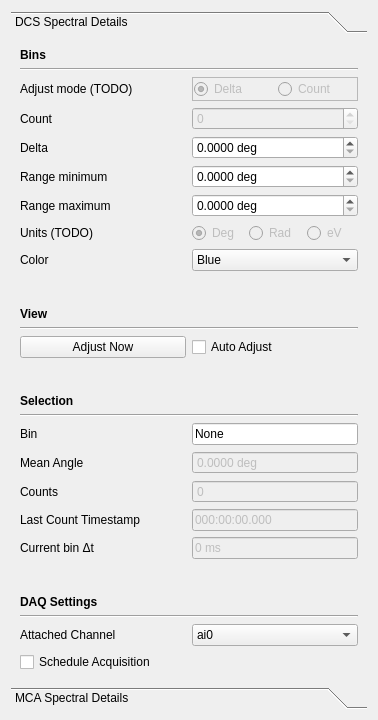
<?xml version="1.0" encoding="UTF-8"?>
<ui version="4.0">
 <class>SpectralDisplayWindow</class>
 <widget class="QWidget" name="SpectralDisplayWindow">
  <property name="enabled">
   <bool>true</bool>
  </property>
  <property name="geometry">
   <rect>
    <x>0</x>
    <y>0</y>
    <width>378</width>
    <height>720</height>
   </rect>
  </property>
  <property name="minimumSize">
   <size>
    <width>257</width>
    <height>0</height>
   </size>
  </property>
  <property name="windowTitle">
   <string>Form</string>
  </property>
  <layout class="QVBoxLayout" name="verticalLayout">
   <item>
    <widget class="QToolBox" name="toolBox">
     <property name="currentIndex">
      <number>0</number>
     </property>
     <widget class="QWidget" name="page">
      <property name="geometry">
       <rect>
        <x>0</x>
        <y>0</y>
        <width>360</width>
        <height>648</height>
       </rect>
      </property>
      <attribute name="label">
       <string>DCS Spectral Details</string>
      </attribute>
      <layout class="QVBoxLayout" name="verticalLayout_2">
       <item>
        <widget class="QLabel" name="label">
         <property name="font">
          <font>
           <weight>75</weight>
           <bold>true</bold>
          </font>
         </property>
         <property name="text">
          <string>Bins</string>
         </property>
        </widget>
       </item>
       <item>
        <widget class="Line" name="line">
         <property name="orientation">
          <enum>Qt::Horizontal</enum>
         </property>
        </widget>
       </item>
       <item>
        <layout class="QGridLayout" name="gridLayout">
         <item row="5" column="0">
          <widget class="QLabel" name="label_5">
           <property name="text">
            <string>Range maximum</string>
           </property>
          </widget>
         </item>
         <item row="5" column="1">
          <widget class="QDoubleSpinBox" name="doubleSpinBox_2">
           <property name="suffix">
            <string> deg</string>
           </property>
           <property name="decimals">
            <number>4</number>
           </property>
           <property name="maximum">
            <double>360.000000000000000</double>
           </property>
           <property name="singleStep">
            <double>0.100000000000000</double>
           </property>
          </widget>
         </item>
         <item row="0" column="0">
          <widget class="QLabel" name="label_7">
           <property name="text">
            <string>Adjust mode (TODO)</string>
           </property>
          </widget>
         </item>
         <item row="4" column="0">
          <widget class="QLabel" name="label_4">
           <property name="text">
            <string>Range minimum</string>
           </property>
          </widget>
         </item>
         <item row="1" column="0">
          <widget class="QLabel" name="label_2">
           <property name="text">
            <string>Count</string>
           </property>
          </widget>
         </item>
         <item row="4" column="1">
          <widget class="QDoubleSpinBox" name="doubleSpinBox_3">
           <property name="suffix">
            <string> deg</string>
           </property>
           <property name="decimals">
            <number>4</number>
           </property>
           <property name="maximum">
            <double>360.000000000000000</double>
           </property>
           <property name="singleStep">
            <double>0.100000000000000</double>
           </property>
          </widget>
         </item>
         <item row="1" column="1">
          <widget class="QSpinBox" name="spinBox">
           <property name="enabled">
            <bool>false</bool>
           </property>
          </widget>
         </item>
         <item row="7" column="1">
          <widget class="QComboBox" name="comboBox">
           <item>
            <property name="text">
             <string>Blue</string>
            </property>
           </item>
           <item>
            <property name="text">
             <string>Red</string>
            </property>
           </item>
          </widget>
         </item>
         <item row="7" column="0">
          <widget class="QLabel" name="label_3">
           <property name="text">
            <string>Color</string>
           </property>
          </widget>
         </item>
         <item row="2" column="0">
          <widget class="QLabel" name="label_6">
           <property name="text">
            <string>Delta</string>
           </property>
          </widget>
         </item>
         <item row="2" column="1">
          <widget class="QDoubleSpinBox" name="doubleSpinBox">
           <property name="suffix">
            <string> deg</string>
           </property>
           <property name="decimals">
            <number>4</number>
           </property>
           <property name="maximum">
            <double>1.000000000000000</double>
           </property>
           <property name="singleStep">
            <double>0.010000000000000</double>
           </property>
          </widget>
         </item>
         <item row="6" column="0">
          <widget class="QLabel" name="label_27">
           <property name="text">
            <string>Units (TODO)</string>
           </property>
          </widget>
         </item>
         <item row="6" column="1">
          <layout class="QHBoxLayout" name="horizontalLayout_5">
           <item>
            <widget class="QRadioButton" name="radioButton_5">
             <property name="enabled">
              <bool>false</bool>
             </property>
             <property name="text">
              <string>Deg</string>
             </property>
             <property name="checked">
              <bool>true</bool>
             </property>
            </widget>
           </item>
           <item>
            <widget class="QRadioButton" name="radioButton_7">
             <property name="enabled">
              <bool>false</bool>
             </property>
             <property name="text">
              <string>Rad</string>
             </property>
             <property name="checked">
              <bool>false</bool>
             </property>
            </widget>
           </item>
           <item>
            <widget class="QRadioButton" name="radioButton_6">
             <property name="enabled">
              <bool>false</bool>
             </property>
             <property name="text">
              <string>eV</string>
             </property>
            </widget>
           </item>
          </layout>
         </item>
         <item row="0" column="1">
          <widget class="QFrame" name="frame">
           <property name="enabled">
            <bool>false</bool>
           </property>
           <property name="frameShape">
            <enum>QFrame::StyledPanel</enum>
           </property>
           <property name="frameShadow">
            <enum>QFrame::Raised</enum>
           </property>
           <layout class="QHBoxLayout" name="horizontalLayout">
            <property name="leftMargin">
             <number>1</number>
            </property>
            <property name="topMargin">
             <number>1</number>
            </property>
            <property name="rightMargin">
             <number>1</number>
            </property>
            <property name="bottomMargin">
             <number>1</number>
            </property>
            <item>
             <widget class="QRadioButton" name="radioButton">
              <property name="text">
               <string>Delta</string>
              </property>
              <property name="checked">
               <bool>true</bool>
              </property>
             </widget>
            </item>
            <item>
             <widget class="QRadioButton" name="radioButton_2">
              <property name="text">
               <string>Count</string>
              </property>
             </widget>
            </item>
           </layout>
          </widget>
         </item>
        </layout>
       </item>
       <item>
        <spacer name="verticalSpacer_2">
         <property name="orientation">
          <enum>Qt::Vertical</enum>
         </property>
         <property name="sizeType">
          <enum>QSizePolicy::Fixed</enum>
         </property>
         <property name="sizeHint" stdset="0">
          <size>
           <width>20</width>
           <height>30</height>
          </size>
         </property>
        </spacer>
       </item>
       <item>
        <widget class="QLabel" name="label_8">
         <property name="font">
          <font>
           <weight>75</weight>
           <bold>true</bold>
          </font>
         </property>
         <property name="text">
          <string>View</string>
         </property>
        </widget>
       </item>
       <item>
        <widget class="Line" name="line_2">
         <property name="orientation">
          <enum>Qt::Horizontal</enum>
         </property>
        </widget>
       </item>
       <item>
        <layout class="QHBoxLayout" name="horizontalLayout_2">
         <item>
          <widget class="QPushButton" name="pushButton">
           <property name="text">
            <string>Adjust Now</string>
           </property>
          </widget>
         </item>
         <item>
          <widget class="QCheckBox" name="checkBox">
           <property name="text">
            <string>Auto Adjust</string>
           </property>
          </widget>
         </item>
        </layout>
       </item>
       <item>
        <spacer name="verticalSpacer_3">
         <property name="orientation">
          <enum>Qt::Vertical</enum>
         </property>
         <property name="sizeType">
          <enum>QSizePolicy::Fixed</enum>
         </property>
         <property name="sizeHint" stdset="0">
          <size>
           <width>20</width>
           <height>30</height>
          </size>
         </property>
        </spacer>
       </item>
       <item>
        <widget class="QLabel" name="label_9">
         <property name="font">
          <font>
           <weight>75</weight>
           <bold>true</bold>
          </font>
         </property>
         <property name="text">
          <string>Selection</string>
         </property>
        </widget>
       </item>
       <item>
        <widget class="Line" name="line_3">
         <property name="orientation">
          <enum>Qt::Horizontal</enum>
         </property>
        </widget>
       </item>
       <item>
        <layout class="QGridLayout" name="gridLayout_2">
         <item row="1" column="0">
          <widget class="QLabel" name="label_12">
           <property name="text">
            <string>Mean Angle</string>
           </property>
          </widget>
         </item>
         <item row="3" column="0">
          <widget class="QLabel" name="label_13">
           <property name="text">
            <string>Last Count Timestamp</string>
           </property>
          </widget>
         </item>
         <item row="2" column="0">
          <widget class="QLabel" name="label_11">
           <property name="text">
            <string>Counts</string>
           </property>
          </widget>
         </item>
         <item row="1" column="1">
          <widget class="QDoubleSpinBox" name="doubleSpinBox_4">
           <property name="enabled">
            <bool>false</bool>
           </property>
           <property name="readOnly">
            <bool>true</bool>
           </property>
           <property name="buttonSymbols">
            <enum>QAbstractSpinBox::NoButtons</enum>
           </property>
           <property name="suffix">
            <string> deg</string>
           </property>
           <property name="decimals">
            <number>4</number>
           </property>
           <property name="maximum">
            <double>360.000000000000000</double>
           </property>
          </widget>
         </item>
         <item row="0" column="0">
          <widget class="QLabel" name="label_10">
           <property name="text">
            <string>Bin</string>
           </property>
          </widget>
         </item>
         <item row="4" column="0">
          <widget class="QLabel" name="label_24">
           <property name="text">
            <string>&lt;html&gt;&lt;head/&gt;&lt;body&gt;&lt;p&gt;Current bin &lt;span&gt;&amp;#916;&lt;/span&gt;t&lt;/p&gt;&lt;/body&gt;&lt;/html&gt;</string>
           </property>
          </widget>
         </item>
         <item row="4" column="1">
          <widget class="QLineEdit" name="lineEdit_4">
           <property name="enabled">
            <bool>false</bool>
           </property>
           <property name="sizePolicy">
            <sizepolicy hsizetype="Preferred" vsizetype="Fixed">
             <horstretch>0</horstretch>
             <verstretch>0</verstretch>
            </sizepolicy>
           </property>
           <property name="maximumSize">
            <size>
             <width>16777215</width>
             <height>16777215</height>
            </size>
           </property>
           <property name="text">
            <string>0 ms</string>
           </property>
           <property name="maxLength">
            <number>1000</number>
           </property>
           <property name="readOnly">
            <bool>true</bool>
           </property>
          </widget>
         </item>
         <item row="0" column="1">
          <widget class="QLineEdit" name="lineEdit">
           <property name="sizePolicy">
            <sizepolicy hsizetype="Preferred" vsizetype="Fixed">
             <horstretch>0</horstretch>
             <verstretch>0</verstretch>
            </sizepolicy>
           </property>
           <property name="maximumSize">
            <size>
             <width>16777215</width>
             <height>16777215</height>
            </size>
           </property>
           <property name="text">
            <string>None</string>
           </property>
           <property name="maxLength">
            <number>1000</number>
           </property>
           <property name="readOnly">
            <bool>true</bool>
           </property>
          </widget>
         </item>
         <item row="3" column="1">
          <widget class="QLineEdit" name="lineEdit_2">
           <property name="enabled">
            <bool>false</bool>
           </property>
           <property name="sizePolicy">
            <sizepolicy hsizetype="Preferred" vsizetype="Fixed">
             <horstretch>0</horstretch>
             <verstretch>0</verstretch>
            </sizepolicy>
           </property>
           <property name="maximumSize">
            <size>
             <width>16777215</width>
             <height>16777215</height>
            </size>
           </property>
           <property name="inputMask">
            <string>000:00:00.000</string>
           </property>
           <property name="text">
            <string>000:00:00.000</string>
           </property>
           <property name="readOnly">
            <bool>true</bool>
           </property>
          </widget>
         </item>
         <item row="2" column="1">
          <widget class="QSpinBox" name="spinBox_2">
           <property name="enabled">
            <bool>false</bool>
           </property>
           <property name="readOnly">
            <bool>true</bool>
           </property>
           <property name="buttonSymbols">
            <enum>QAbstractSpinBox::NoButtons</enum>
           </property>
           <property name="maximum">
            <number>1000000</number>
           </property>
           <property name="value">
            <number>0</number>
           </property>
          </widget>
         </item>
        </layout>
       </item>
       <item>
        <spacer name="verticalSpacer_7">
         <property name="orientation">
          <enum>Qt::Vertical</enum>
         </property>
         <property name="sizeType">
          <enum>QSizePolicy::Fixed</enum>
         </property>
         <property name="sizeHint" stdset="0">
          <size>
           <width>20</width>
           <height>30</height>
          </size>
         </property>
        </spacer>
       </item>
       <item>
        <widget class="QLabel" name="label_28">
         <property name="font">
          <font>
           <weight>75</weight>
           <bold>true</bold>
          </font>
         </property>
         <property name="text">
          <string>DAQ Settings</string>
         </property>
        </widget>
       </item>
       <item>
        <widget class="Line" name="line_7">
         <property name="orientation">
          <enum>Qt::Horizontal</enum>
         </property>
        </widget>
       </item>
       <item>
        <layout class="QGridLayout" name="gridLayout_6">
         <item row="0" column="1">
          <widget class="QComboBox" name="comboBox_3">
           <property name="enabled">
            <bool>true</bool>
           </property>
           <item>
            <property name="text">
             <string>ai0</string>
            </property>
           </item>
           <item>
            <property name="text">
             <string>ai1</string>
            </property>
           </item>
           <item>
            <property name="text">
             <string>ai2</string>
            </property>
           </item>
           <item>
            <property name="text">
             <string>ai3</string>
            </property>
           </item>
           <item>
            <property name="text">
             <string>ai4</string>
            </property>
           </item>
           <item>
            <property name="text">
             <string>ai5</string>
            </property>
           </item>
           <item>
            <property name="text">
             <string>ai6</string>
            </property>
           </item>
           <item>
            <property name="text">
             <string>ai7</string>
            </property>
           </item>
          </widget>
         </item>
         <item row="0" column="0">
          <widget class="QLabel" name="label_29">
           <property name="text">
            <string>Attached Channel</string>
           </property>
          </widget>
         </item>
         <item row="1" column="0">
          <widget class="QCheckBox" name="checkBox_3">
           <property name="text">
            <string>Schedule Acquisition</string>
           </property>
          </widget>
         </item>
        </layout>
       </item>
       <item>
        <spacer name="verticalSpacer">
         <property name="orientation">
          <enum>Qt::Vertical</enum>
         </property>
         <property name="sizeType">
          <enum>QSizePolicy::Expanding</enum>
         </property>
         <property name="sizeHint" stdset="0">
          <size>
           <width>20</width>
           <height>40</height>
          </size>
         </property>
        </spacer>
       </item>
      </layout>
     </widget>
     <widget class="QWidget" name="page_2">
      <property name="geometry">
       <rect>
        <x>0</x>
        <y>0</y>
        <width>360</width>
        <height>648</height>
       </rect>
      </property>
      <attribute name="label">
       <string>MCA Spectral Details</string>
      </attribute>
      <layout class="QVBoxLayout" name="verticalLayout_3">
       <item>
        <widget class="QLabel" name="label_14">
         <property name="font">
          <font>
           <weight>75</weight>
           <bold>true</bold>
          </font>
         </property>
         <property name="text">
          <string>Bins</string>
         </property>
        </widget>
       </item>
       <item>
        <widget class="Line" name="line_4">
         <property name="orientation">
          <enum>Qt::Horizontal</enum>
         </property>
        </widget>
       </item>
       <item>
        <layout class="QGridLayout" name="gridLayout_3">
         <item row="5" column="0">
          <widget class="QLabel" name="label_15">
           <property name="text">
            <string>Range maximum</string>
           </property>
          </widget>
         </item>
         <item row="5" column="1">
          <widget class="QDoubleSpinBox" name="doubleSpinBox_5">
           <property name="suffix">
            <string> keV</string>
           </property>
           <property name="decimals">
            <number>3</number>
           </property>
           <property name="maximum">
            <double>100000.000000000000000</double>
           </property>
           <property name="singleStep">
            <double>1.000000000000000</double>
           </property>
          </widget>
         </item>
         <item row="0" column="0">
          <widget class="QLabel" name="label_16">
           <property name="text">
            <string>Adjust mode (TODO)</string>
           </property>
          </widget>
         </item>
         <item row="4" column="0">
          <widget class="QLabel" name="label_17">
           <property name="text">
            <string>Range minimum</string>
           </property>
          </widget>
         </item>
         <item row="1" column="0">
          <widget class="QLabel" name="label_18">
           <property name="text">
            <string>Count</string>
           </property>
          </widget>
         </item>
         <item row="4" column="1">
          <widget class="QDoubleSpinBox" name="doubleSpinBox_6">
           <property name="suffix">
            <string> keV</string>
           </property>
           <property name="decimals">
            <number>3</number>
           </property>
           <property name="maximum">
            <double>100000.000000000000000</double>
           </property>
           <property name="singleStep">
            <double>1.000000000000000</double>
           </property>
          </widget>
         </item>
         <item row="0" column="1">
          <layout class="QHBoxLayout" name="horizontalLayout_3">
           <item>
            <widget class="QRadioButton" name="radioButton_3">
             <property name="enabled">
              <bool>false</bool>
             </property>
             <property name="text">
              <string>Delta</string>
             </property>
             <property name="checked">
              <bool>true</bool>
             </property>
            </widget>
           </item>
           <item>
            <widget class="QRadioButton" name="radioButton_4">
             <property name="enabled">
              <bool>false</bool>
             </property>
             <property name="text">
              <string>Count</string>
             </property>
            </widget>
           </item>
          </layout>
         </item>
         <item row="1" column="1">
          <widget class="QSpinBox" name="spinBox_3">
           <property name="enabled">
            <bool>false</bool>
           </property>
          </widget>
         </item>
         <item row="7" column="1">
          <widget class="QComboBox" name="comboBox_2">
           <item>
            <property name="text">
             <string>Blue</string>
            </property>
           </item>
           <item>
            <property name="text">
             <string>Red</string>
            </property>
           </item>
          </widget>
         </item>
         <item row="7" column="0">
          <widget class="QLabel" name="label_19">
           <property name="text">
            <string>Color</string>
           </property>
          </widget>
         </item>
         <item row="2" column="0">
          <widget class="QLabel" name="label_20">
           <property name="text">
            <string>Delta</string>
           </property>
          </widget>
         </item>
         <item row="2" column="1">
          <widget class="QDoubleSpinBox" name="doubleSpinBox_7">
           <property name="suffix">
            <string> keV</string>
           </property>
           <property name="decimals">
            <number>3</number>
           </property>
           <property name="maximum">
            <double>10.000000000000000</double>
           </property>
           <property name="singleStep">
            <double>0.010000000000000</double>
           </property>
          </widget>
         </item>
        </layout>
       </item>
       <item>
        <spacer name="verticalSpacer_5">
         <property name="orientation">
          <enum>Qt::Vertical</enum>
         </property>
         <property name="sizeType">
          <enum>QSizePolicy::Fixed</enum>
         </property>
         <property name="sizeHint" stdset="0">
          <size>
           <width>20</width>
           <height>30</height>
          </size>
         </property>
        </spacer>
       </item>
       <item>
        <widget class="QLabel" name="label_21">
         <property name="font">
          <font>
           <weight>75</weight>
           <bold>true</bold>
          </font>
         </property>
         <property name="text">
          <string>View</string>
         </property>
        </widget>
       </item>
       <item>
        <widget class="Line" name="line_5">
         <property name="orientation">
          <enum>Qt::Horizontal</enum>
         </property>
        </widget>
       </item>
       <item>
        <layout class="QHBoxLayout" name="horizontalLayout_4">
         <item>
          <widget class="QPushButton" name="pushButton_2">
           <property name="text">
            <string>Adjust Now</string>
           </property>
          </widget>
         </item>
         <item>
          <widget class="QCheckBox" name="checkBox_2">
           <property name="text">
            <string>Auto Adjust</string>
           </property>
          </widget>
         </item>
        </layout>
       </item>
       <item>
        <spacer name="verticalSpacer_6">
         <property name="orientation">
          <enum>Qt::Vertical</enum>
         </property>
         <property name="sizeType">
          <enum>QSizePolicy::Fixed</enum>
         </property>
         <property name="sizeHint" stdset="0">
          <size>
           <width>20</width>
           <height>30</height>
          </size>
         </property>
        </spacer>
       </item>
       <item>
        <widget class="QLabel" name="label_26">
         <property name="font">
          <font>
           <weight>75</weight>
           <bold>true</bold>
          </font>
         </property>
         <property name="text">
          <string>Selection</string>
         </property>
        </widget>
       </item>
       <item>
        <widget class="Line" name="line_6">
         <property name="orientation">
          <enum>Qt::Horizontal</enum>
         </property>
        </widget>
       </item>
       <item>
        <layout class="QGridLayout" name="gridLayout_4">
         <item row="2" column="0">
          <widget class="QLabel" name="label_25">
           <property name="text">
            <string>Counts</string>
           </property>
          </widget>
         </item>
         <item row="1" column="1">
          <widget class="QDoubleSpinBox" name="doubleSpinBox_8">
           <property name="enabled">
            <bool>false</bool>
           </property>
           <property name="readOnly">
            <bool>true</bool>
           </property>
           <property name="buttonSymbols">
            <enum>QAbstractSpinBox::NoButtons</enum>
           </property>
           <property name="suffix">
            <string> keV</string>
           </property>
           <property name="decimals">
            <number>4</number>
           </property>
           <property name="maximum">
            <double>360.000000000000000</double>
           </property>
          </widget>
         </item>
         <item row="0" column="0">
          <widget class="QLabel" name="label_23">
           <property name="text">
            <string>Bin</string>
           </property>
          </widget>
         </item>
         <item row="1" column="0">
          <widget class="QLabel" name="label_22">
           <property name="text">
            <string>Mean Energy</string>
           </property>
          </widget>
         </item>
         <item row="2" column="1">
          <widget class="QSpinBox" name="spinBox_4">
           <property name="enabled">
            <bool>false</bool>
           </property>
           <property name="readOnly">
            <bool>true</bool>
           </property>
           <property name="buttonSymbols">
            <enum>QAbstractSpinBox::NoButtons</enum>
           </property>
           <property name="maximum">
            <number>1000000</number>
           </property>
           <property name="value">
            <number>0</number>
           </property>
          </widget>
         </item>
         <item row="0" column="1">
          <widget class="QLineEdit" name="lineEdit_3">
           <property name="sizePolicy">
            <sizepolicy hsizetype="Preferred" vsizetype="Fixed">
             <horstretch>0</horstretch>
             <verstretch>0</verstretch>
            </sizepolicy>
           </property>
           <property name="maximumSize">
            <size>
             <width>16777215</width>
             <height>16777215</height>
            </size>
           </property>
           <property name="text">
            <string>None</string>
           </property>
           <property name="maxLength">
            <number>1000</number>
           </property>
           <property name="readOnly">
            <bool>true</bool>
           </property>
          </widget>
         </item>
        </layout>
       </item>
       <item>
        <spacer name="verticalSpacer_8">
         <property name="orientation">
          <enum>Qt::Vertical</enum>
         </property>
         <property name="sizeType">
          <enum>QSizePolicy::Fixed</enum>
         </property>
         <property name="sizeHint" stdset="0">
          <size>
           <width>20</width>
           <height>30</height>
          </size>
         </property>
        </spacer>
       </item>
       <item>
        <widget class="QLabel" name="label_30">
         <property name="font">
          <font>
           <weight>75</weight>
           <bold>true</bold>
          </font>
         </property>
         <property name="text">
          <string>DAQ Settings</string>
         </property>
        </widget>
       </item>
       <item>
        <widget class="Line" name="line_8">
         <property name="orientation">
          <enum>Qt::Horizontal</enum>
         </property>
        </widget>
       </item>
       <item>
        <layout class="QGridLayout" name="gridLayout_7">
         <item row="0" column="0">
          <widget class="QLabel" name="label_31">
           <property name="text">
            <string>Attached Channel</string>
           </property>
          </widget>
         </item>
         <item row="0" column="1">
          <widget class="QComboBox" name="comboBox_4">
           <property name="enabled">
            <bool>true</bool>
           </property>
           <item>
            <property name="text">
             <string>ai0</string>
            </property>
           </item>
           <item>
            <property name="text">
             <string>ai1</string>
            </property>
           </item>
           <item>
            <property name="text">
             <string>ai2</string>
            </property>
           </item>
           <item>
            <property name="text">
             <string>ai3</string>
            </property>
           </item>
           <item>
            <property name="text">
             <string>ai4</string>
            </property>
           </item>
           <item>
            <property name="text">
             <string>ai5</string>
            </property>
           </item>
           <item>
            <property name="text">
             <string>ai6</string>
            </property>
           </item>
           <item>
            <property name="text">
             <string>ai7</string>
            </property>
           </item>
          </widget>
         </item>
         <item row="1" column="0">
          <widget class="QCheckBox" name="checkBox_4">
           <property name="text">
            <string>Schedule Acquisition</string>
           </property>
          </widget>
         </item>
        </layout>
       </item>
       <item>
        <spacer name="verticalSpacer_4">
         <property name="orientation">
          <enum>Qt::Vertical</enum>
         </property>
         <property name="sizeHint" stdset="0">
          <size>
           <width>20</width>
           <height>40</height>
          </size>
         </property>
        </spacer>
       </item>
      </layout>
     </widget>
    </widget>
   </item>
  </layout>
 </widget>
 <resources/>
 <connections/>
</ui>
